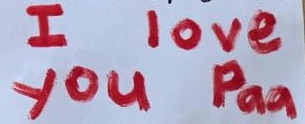
//> input picture opencv/spmallick-learnopencv/SeamlessCloning/images/iloveyouticket.jpg, 305 x 124 px
$ ./normal_versus_mixed_clone   (built with g++ and OpenCV 4)
//> lines starting //> are read from the running program, lines starting //| are printed output that depends on the picture; after the words box and inside, x2 and y2 are one past the last pixel; in counts of white or black regions, pixels touching at a corner belong together
#include <opencv2/opencv.hpp>

using namespace cv;
using namespace std;

int main()
{
    // Read images: src image will be cloned into dst
    Mat src = imread("images/iloveyouticket.jpg");
//> src is the input picture: 124 rows x 305 cols, CV_8UC3; mean B, G, R 185.8, 162.6, 180.8
    Mat dst = imread("images/wood-texture.jpg");
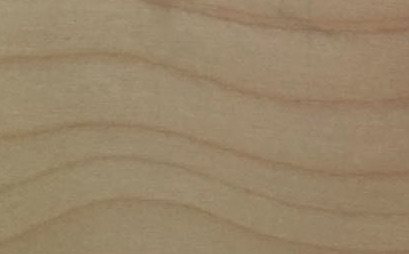
//> input picture opencv/spmallick-learnopencv/SeamlessCloning/images/wood-texture.jpg, 409 x 254 px
//> dst is the input picture: 254 rows x 409 cols, CV_8UC3; mean B, G, R 104.5, 133.1, 152.6

    // Create an all white mask
    Mat src_mask = 255 * Mat::ones(src.rows, src.cols, src.depth());

    // The location of the center of the src in the dst
    Point center(dst.cols / 2, dst.rows / 2);
//> center = Point(204, 127)

    // Seamlessly clone src into dst and put the results in output
    Mat normal_clone;
    Mat mixed_clone;

    seamlessClone(src, dst, src_mask, center, normal_clone, NORMAL_CLONE);
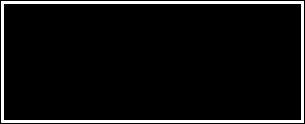
//> src_mask: 124 rows x 305 cols, CV_8UC1; 6.6% white; 1 white region, box (x1, y1, x2, y2) and area: (1, 1, 304, 123) 2514
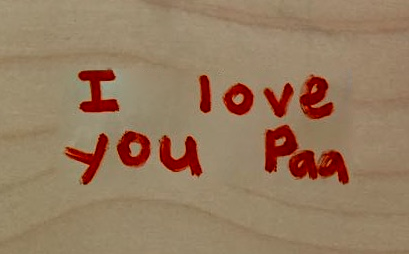
//> normal_clone: 254 rows x 409 cols, CV_8UC3; mean B, G, R 96.1, 122.9, 150.4
    seamlessClone(src, dst, src_mask, center, mixed_clone, MIXED_CLONE);
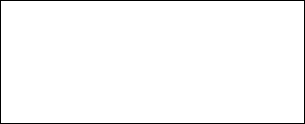
//> src_mask: 124 rows x 305 cols, CV_8UC1; 97.7% white; black in thin lines or dots

    // Show results
    imshow("Normal Clone", normal_clone);
    imshow("Mixed Clone", mixed_clone);

    waitKey();
    return 0;
}
